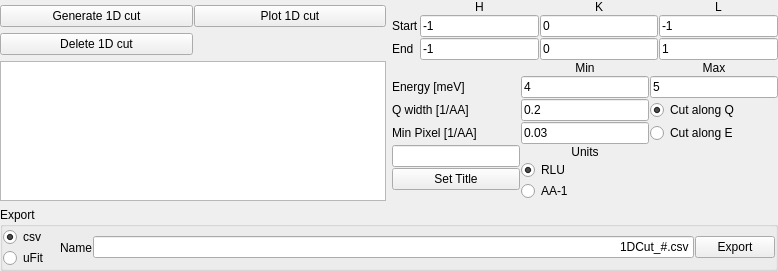
<?xml version="1.0" encoding="UTF-8"?>
<ui version="4.0">
 <class>Form</class>
 <widget class="QWidget" name="Form">
  <property name="geometry">
   <rect>
    <x>0</x>
    <y>0</y>
    <width>778</width>
    <height>269</height>
   </rect>
  </property>
  <property name="windowTitle">
   <string>Form</string>
  </property>
  <layout class="QVBoxLayout" name="verticalLayout_2">
   <property name="leftMargin">
    <number>0</number>
   </property>
   <property name="topMargin">
    <number>0</number>
   </property>
   <property name="rightMargin">
    <number>0</number>
   </property>
   <property name="bottomMargin">
    <number>0</number>
   </property>
   <item>
    <layout class="QGridLayout" name="gridLayout">
     <property name="horizontalSpacing">
      <number>6</number>
     </property>
     <property name="verticalSpacing">
      <number>1</number>
     </property>
     <item row="0" column="0">
      <layout class="QGridLayout" name="gridLayout_2">
       <property name="spacing">
        <number>1</number>
       </property>
       <item row="0" column="0">
        <widget class="QPushButton" name="Cut1D_Generate1D_button">
         <property name="toolTip">
          <string>Generate 1D cut and add to list</string>
         </property>
         <property name="statusTip">
          <string>Generate 1D cut and add to list</string>
         </property>
         <property name="text">
          <string>Generate 1D cut</string>
         </property>
        </widget>
       </item>
       <item row="0" column="1">
        <widget class="QPushButton" name="Cut1D_plot_button">
         <property name="toolTip">
          <string>Generate and plot 1D cut and add to list</string>
         </property>
         <property name="statusTip">
          <string>Generate and plot 1D cut and add to list</string>
         </property>
         <property name="text">
          <string>Plot 1D cut</string>
         </property>
        </widget>
       </item>
       <item row="1" column="0">
        <widget class="QPushButton" name="Cut1D_Delete1D_button">
         <property name="toolTip">
          <string>Delete current cut(s) from list</string>
         </property>
         <property name="statusTip">
          <string>Delete current cut(s) from list</string>
         </property>
         <property name="text">
          <string>Delete 1D cut</string>
         </property>
        </widget>
       </item>
      </layout>
     </item>
     <item row="1" column="0">
      <widget class="QListView" name="Cut1D_listView">
       <property name="toolTip">
        <string>List of generated cuts</string>
       </property>
       <property name="statusTip">
        <string>List of generated cuts</string>
       </property>
       <property name="alternatingRowColors">
        <bool>true</bool>
       </property>
       <property name="selectionMode">
        <enum>QAbstractItemView::ExtendedSelection</enum>
       </property>
      </widget>
     </item>
     <item row="0" column="1">
      <layout class="QGridLayout" name="gridLayout_3">
       <property name="spacing">
        <number>1</number>
       </property>
       <item row="1" column="0">
        <widget class="QLabel" name="Cut1D_StartLabel">
         <property name="toolTip">
          <string>Start position for cut</string>
         </property>
         <property name="statusTip">
          <string>Start position for cut</string>
         </property>
         <property name="text">
          <string>Start</string>
         </property>
        </widget>
       </item>
       <item row="2" column="0">
        <widget class="QLabel" name="Cut1D_StopLabel">
         <property name="toolTip">
          <string>End position for cut</string>
         </property>
         <property name="statusTip">
          <string>End position for cut</string>
         </property>
         <property name="text">
          <string>End</string>
         </property>
        </widget>
       </item>
       <item row="2" column="1">
        <widget class="QLineEdit" name="Cut1D_HEnd_lineEdit">
         <property name="toolTip">
          <string>End position for cut</string>
         </property>
         <property name="statusTip">
          <string>End position for cut</string>
         </property>
         <property name="text">
          <string>-1</string>
         </property>
        </widget>
       </item>
       <item row="1" column="1">
        <widget class="QLineEdit" name="Cut1D_HStart_lineEdit">
         <property name="toolTip">
          <string>Start position for cut</string>
         </property>
         <property name="statusTip">
          <string>Start position for cut</string>
         </property>
         <property name="text">
          <string>-1</string>
         </property>
        </widget>
       </item>
       <item row="0" column="2">
        <widget class="QLabel" name="Cut1D_Klabel">
         <property name="toolTip">
          <string>Unit of 1D cut</string>
         </property>
         <property name="statusTip">
          <string>Unit of 1D cut</string>
         </property>
         <property name="text">
          <string>K</string>
         </property>
         <property name="alignment">
          <set>Qt::AlignCenter</set>
         </property>
        </widget>
       </item>
       <item row="0" column="1">
        <widget class="QLabel" name="Cut1D_Hlabel">
         <property name="toolTip">
          <string>Unit of 1D cut</string>
         </property>
         <property name="statusTip">
          <string>Unit of 1D cut</string>
         </property>
         <property name="text">
          <string>H</string>
         </property>
         <property name="alignment">
          <set>Qt::AlignCenter</set>
         </property>
        </widget>
       </item>
       <item row="0" column="3">
        <widget class="QLabel" name="Cut1D_Llabel">
         <property name="toolTip">
          <string>Unit of 1D cut</string>
         </property>
         <property name="statusTip">
          <string>Unit of 1D cut</string>
         </property>
         <property name="text">
          <string>L</string>
         </property>
         <property name="alignment">
          <set>Qt::AlignCenter</set>
         </property>
        </widget>
       </item>
       <item row="1" column="2">
        <widget class="QLineEdit" name="Cut1D_KStart_lineEdit">
         <property name="toolTip">
          <string>Start position for cut</string>
         </property>
         <property name="statusTip">
          <string>Start position for cut</string>
         </property>
         <property name="text">
          <string>0</string>
         </property>
        </widget>
       </item>
       <item row="2" column="2">
        <widget class="QLineEdit" name="Cut1D_KEnd_lineEdit">
         <property name="toolTip">
          <string>End position for cut</string>
         </property>
         <property name="statusTip">
          <string>End position for cut</string>
         </property>
         <property name="text">
          <string>0</string>
         </property>
        </widget>
       </item>
       <item row="1" column="3">
        <widget class="QLineEdit" name="Cut1D_LStart_lineEdit">
         <property name="toolTip">
          <string>Start position for cut</string>
         </property>
         <property name="statusTip">
          <string>Start position for cut</string>
         </property>
         <property name="text">
          <string>-1</string>
         </property>
        </widget>
       </item>
       <item row="2" column="3">
        <widget class="QLineEdit" name="Cut1D_LEnd_lineEdit">
         <property name="toolTip">
          <string>End position for cut</string>
         </property>
         <property name="statusTip">
          <string>End position for cut</string>
         </property>
         <property name="text">
          <string>1</string>
         </property>
        </widget>
       </item>
      </layout>
     </item>
     <item row="1" column="1">
      <layout class="QGridLayout" name="gridLayout_4">
       <property name="spacing">
        <number>1</number>
       </property>
       <item row="1" column="1">
        <widget class="QLineEdit" name="Cut1D_EMin_lineEdit">
         <property name="toolTip">
          <string>Minimum energy in meV</string>
         </property>
         <property name="statusTip">
          <string>Minimum energy in meV</string>
         </property>
         <property name="text">
          <string>4</string>
         </property>
        </widget>
       </item>
       <item row="1" column="2">
        <widget class="QLineEdit" name="Cut1D_EMax_lineEdit">
         <property name="toolTip">
          <string>Maximum energy in meV</string>
         </property>
         <property name="statusTip">
          <string>Maximum energy in meV</string>
         </property>
         <property name="text">
          <string>5</string>
         </property>
        </widget>
       </item>
       <item row="1" column="0">
        <widget class="QLabel" name="label_9">
         <property name="text">
          <string>Energy [meV]</string>
         </property>
        </widget>
       </item>
       <item row="5" column="1">
        <layout class="QVBoxLayout" name="verticalLayout_5">
         <item>
          <widget class="QLabel" name="label_3">
           <property name="toolTip">
            <string>Units used for cut</string>
           </property>
           <property name="statusTip">
            <string>Units used for cut</string>
           </property>
           <property name="text">
            <string>Units</string>
           </property>
           <property name="alignment">
            <set>Qt::AlignCenter</set>
           </property>
          </widget>
         </item>
         <item>
          <widget class="QRadioButton" name="Cut1D_SelectUnits_RLU_radioButton">
           <property name="toolTip">
            <string>Units used for cut</string>
           </property>
           <property name="statusTip">
            <string>Units used for cut</string>
           </property>
           <property name="text">
            <string>RLU</string>
           </property>
           <property name="checked">
            <bool>true</bool>
           </property>
           <attribute name="buttonGroup">
            <string notr="true">buttonGroup</string>
           </attribute>
          </widget>
         </item>
         <item>
          <widget class="QRadioButton" name="Cut1D_SelectUnits_AA_radioButton">
           <property name="toolTip">
            <string>Units used for cut</string>
           </property>
           <property name="statusTip">
            <string>Units used for cut</string>
           </property>
           <property name="text">
            <string>AA-1</string>
           </property>
           <attribute name="buttonGroup">
            <string notr="true">buttonGroup</string>
           </attribute>
          </widget>
         </item>
         <item>
          <spacer name="verticalSpacer_3">
           <property name="orientation">
            <enum>Qt::Vertical</enum>
           </property>
           <property name="sizeHint" stdset="0">
            <size>
             <width>20</width>
             <height>3</height>
            </size>
           </property>
          </spacer>
         </item>
        </layout>
       </item>
       <item row="3" column="2">
        <widget class="QRadioButton" name="Cut1D_SelectCut_Q_radioButton_2">
         <property name="toolTip">
          <string>Perform cut along E for constant Q</string>
         </property>
         <property name="statusTip">
          <string>Perform cut along E for constant Q</string>
         </property>
         <property name="text">
          <string>Cut along E</string>
         </property>
         <attribute name="buttonGroup">
          <string notr="true">buttonGroup_2</string>
         </attribute>
        </widget>
       </item>
       <item row="2" column="2">
        <widget class="QRadioButton" name="Cut1D_SelectCut_Q_radioButton">
         <property name="toolTip">
          <string>Perform cut along Q for constant E</string>
         </property>
         <property name="statusTip">
          <string>Perform cut along Q for constant E</string>
         </property>
         <property name="text">
          <string>Cut along Q</string>
         </property>
         <property name="checked">
          <bool>true</bool>
         </property>
         <attribute name="buttonGroup">
          <string notr="true">buttonGroup_2</string>
         </attribute>
        </widget>
       </item>
       <item row="2" column="1">
        <widget class="QLineEdit" name="Cut1D_Width_lineEdit">
         <property name="toolTip">
          <string>Width orthogonal to cut over which integration is performed</string>
         </property>
         <property name="statusTip">
          <string>Width orthogonal to cut over which integration is performed</string>
         </property>
         <property name="text">
          <string>0.2</string>
         </property>
        </widget>
       </item>
       <item row="0" column="1">
        <widget class="QLabel" name="label_2">
         <property name="toolTip">
          <string>Minimum energy in meV</string>
         </property>
         <property name="statusTip">
          <string>Minimum energy in meV</string>
         </property>
         <property name="text">
          <string>Min</string>
         </property>
         <property name="alignment">
          <set>Qt::AlignCenter</set>
         </property>
        </widget>
       </item>
       <item row="5" column="0">
        <layout class="QVBoxLayout" name="verticalLayout">
         <item>
          <widget class="QLineEdit" name="Cut1D_SetTitle_lineEdit">
           <property name="toolTip">
            <string>Set title of current figure</string>
           </property>
           <property name="statusTip">
            <string>Set title of current figure</string>
           </property>
          </widget>
         </item>
         <item>
          <widget class="QPushButton" name="Cut1D_SetTitle_button">
           <property name="toolTip">
            <string>Set title of current figure</string>
           </property>
           <property name="statusTip">
            <string>Set title of current figure</string>
           </property>
           <property name="text">
            <string>Set Title</string>
           </property>
          </widget>
         </item>
         <item>
          <spacer name="verticalSpacer_5">
           <property name="orientation">
            <enum>Qt::Vertical</enum>
           </property>
           <property name="sizeHint" stdset="0">
            <size>
             <width>20</width>
             <height>40</height>
            </size>
           </property>
          </spacer>
         </item>
        </layout>
       </item>
       <item row="0" column="2">
        <widget class="QLabel" name="label_8">
         <property name="toolTip">
          <string>Maximum energy in meV</string>
         </property>
         <property name="statusTip">
          <string>Maximum energy in meV</string>
         </property>
         <property name="text">
          <string>Max</string>
         </property>
         <property name="alignment">
          <set>Qt::AlignCenter</set>
         </property>
        </widget>
       </item>
       <item row="3" column="0">
        <widget class="QLabel" name="Cut1D_MinPixel_label">
         <property name="toolTip">
          <string>Integration step size along cut</string>
         </property>
         <property name="statusTip">
          <string>Integration step size along cut</string>
         </property>
         <property name="text">
          <string>Min Pixel [1/AA]</string>
         </property>
        </widget>
       </item>
       <item row="2" column="0">
        <widget class="QLabel" name="label_10">
         <property name="toolTip">
          <string>Width orthogonal to cut over which integration is performed</string>
         </property>
         <property name="statusTip">
          <string>Width orthogonal to cut over which integration is performed</string>
         </property>
         <property name="text">
          <string>Q width [1/AA]</string>
         </property>
        </widget>
       </item>
       <item row="3" column="1">
        <widget class="QLineEdit" name="Cut1D_MinPixel_lineEdit">
         <property name="toolTip">
          <string>Integration step size along cut</string>
         </property>
         <property name="statusTip">
          <string>Integration step size along cut</string>
         </property>
         <property name="text">
          <string>0.03</string>
         </property>
        </widget>
       </item>
      </layout>
     </item>
    </layout>
   </item>
   <item>
    <widget class="QGroupBox" name="groupBox">
     <property name="toolTip">
      <string>Export current list of cuts</string>
     </property>
     <property name="statusTip">
      <string>Export current list of cuts</string>
     </property>
     <property name="title">
      <string>Export</string>
     </property>
     <layout class="QHBoxLayout" name="horizontalLayout_2">
      <property name="spacing">
       <number>1</number>
      </property>
      <property name="leftMargin">
       <number>0</number>
      </property>
      <property name="topMargin">
       <number>0</number>
      </property>
      <property name="rightMargin">
       <number>0</number>
      </property>
      <property name="bottomMargin">
       <number>0</number>
      </property>
      <item>
       <layout class="QVBoxLayout" name="verticalLayout_3">
        <property name="sizeConstraint">
         <enum>QLayout::SetFixedSize</enum>
        </property>
        <property name="rightMargin">
         <number>10</number>
        </property>
        <item>
         <widget class="QRadioButton" name="Cut1D_ExporCSV_radioButton">
          <property name="text">
           <string>csv</string>
          </property>
          <property name="checked">
           <bool>true</bool>
          </property>
          <attribute name="buttonGroup">
           <string notr="true">buttonGroup_3</string>
          </attribute>
         </widget>
        </item>
        <item>
         <widget class="QRadioButton" name="Cut1D_ExporUFIT_radioButton">
          <property name="text">
           <string>uFit</string>
          </property>
          <attribute name="buttonGroup">
           <string notr="true">buttonGroup_3</string>
          </attribute>
         </widget>
        </item>
       </layout>
      </item>
      <item>
       <widget class="QLabel" name="label">
        <property name="text">
         <string>Name</string>
        </property>
       </widget>
      </item>
      <item>
       <widget class="QLineEdit" name="Cut1D_ExportName_lineEdit">
        <property name="toolTip">
         <string>Name of exported file(s) - Include a '#' to insert given name of cut</string>
        </property>
        <property name="statusTip">
         <string>Name of exported file(s) - Include a '#' to insert given name of cut</string>
        </property>
        <property name="text">
         <string>1DCut_#.csv</string>
        </property>
        <property name="alignment">
         <set>Qt::AlignRight|Qt::AlignTrailing|Qt::AlignVCenter</set>
        </property>
       </widget>
      </item>
      <item>
       <widget class="QPushButton" name="Cut1D_Export1D_button">
        <property name="text">
         <string>Export</string>
        </property>
       </widget>
      </item>
     </layout>
    </widget>
   </item>
  </layout>
 </widget>
 <tabstops>
  <tabstop>Cut1D_Generate1D_button</tabstop>
  <tabstop>Cut1D_plot_button</tabstop>
  <tabstop>Cut1D_Delete1D_button</tabstop>
  <tabstop>Cut1D_listView</tabstop>
  <tabstop>Cut1D_HStart_lineEdit</tabstop>
  <tabstop>Cut1D_KStart_lineEdit</tabstop>
  <tabstop>Cut1D_LStart_lineEdit</tabstop>
  <tabstop>Cut1D_HEnd_lineEdit</tabstop>
  <tabstop>Cut1D_KEnd_lineEdit</tabstop>
  <tabstop>Cut1D_LEnd_lineEdit</tabstop>
  <tabstop>Cut1D_EMin_lineEdit</tabstop>
  <tabstop>Cut1D_EMax_lineEdit</tabstop>
  <tabstop>Cut1D_Width_lineEdit</tabstop>
  <tabstop>Cut1D_MinPixel_lineEdit</tabstop>
  <tabstop>Cut1D_SelectCut_Q_radioButton</tabstop>
  <tabstop>Cut1D_SelectCut_Q_radioButton_2</tabstop>
  <tabstop>Cut1D_SetTitle_lineEdit</tabstop>
  <tabstop>Cut1D_SetTitle_button</tabstop>
  <tabstop>Cut1D_SelectUnits_RLU_radioButton</tabstop>
  <tabstop>Cut1D_SelectUnits_AA_radioButton</tabstop>
 </tabstops>
 <resources/>
 <connections/>
 <buttongroups>
  <buttongroup name="buttonGroup_3"/>
  <buttongroup name="buttonGroup"/>
  <buttongroup name="buttonGroup_2"/>
 </buttongroups>
</ui>
